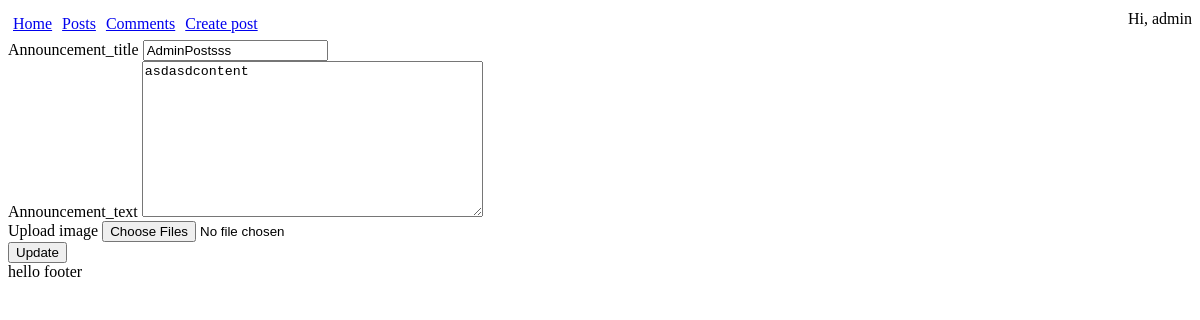
/announce/7/edit (signed in), run on the app's committed database.
### users/models.py (models this page shows)
class MyUser(AbstractUser):
    user_status = models.BooleanField(default = False)

### app/models.py (models this page shows, shortened)
class Announcement(models.Model):
    Announcement_author = models.ForeignKey(MyUser, on_delete=models.CASCADE)
    Creation_date = models.DateTimeField(auto_now_add=True)
    Announcement_title = models.CharField(max_length=255)
    Announcement_text = models.TextField(default='content')
    CHOICES = (
        ('Tank', 'Танки'),
        ('Heal', 'Хилы'),
        ('DD', 'ДД'),
        ('Sales', 'Торговецы'),
        ('GM', 'Гилдмастеры'),
        ('QG', 'Квестгиверы'),
        ('BS', 'Кузнецы'),
        ('PS', 'Кожевники'),
        ('Potions', 'Зельевары'),
        ('Magic', 'Мастера заклинаний'),
    )
    Category = models.CharField(max_length=300, choices = CHOICES)

### app/views.py (the view, shortened to what this page needs)
# urls.py: path('<int:pk>/edit', AnnounceUpdateView.as_view()),
class AnnounceUpdateView(LoginRequiredMixin, UpdateView):
    login_url = '/'
    model = Announcement
    template_name = 'announce/announce_edit.html'
    form_class = AnnouncementForm
    def get_context_data(self, **kwargs):
        context = super().get_context_data(**kwargs)
        context['Announcement_files'] = Files.objects.filter(Announcement = self.object)
        return context

### app/forms.py
class AnnouncementForm(ModelForm):
    class Meta:
        model = Announcement
        fields = ['Announcement_title', 'Announcement_text']

### app/templates/announce/announce_edit.html (shortened to what this page needs)
{% extends 'base.html' %}
{% load static %}
{% block content %}
<form method="post" enctype="multipart/form-data">{% csrf_token %}
    {% for formField in form%}
        {% if formField.name != "Announcement_author" %}
            <div>
            {{ formField.name }} {{formField}}
            </div>
        {% endif %}
    {% endfor %}
    <label>Upload image</label>
    <input name = "files" type="file" multiple>
    <br>
    <button>Update</button>
</form>
{% endblock %}

### app/templates/base.html (shortened to what this page needs)
<!DOCTYPE html>
{% load static %}
<html>
<head>
  <link rel="stylesheet" href="/static/css/styles.css?{% now "U" %}"/>
</head>
<body>
  <header>
      <a href="/">Home</a>
      <a href="/announce">Posts</a>
      <a href="/comments">Comments</a>
      <a href="/announce_create">Create post</a>
      <p>
        {% if user.is_authenticated %}
          Hi, {{user}}
        {% else %}
          Hi, Anonymous
        {% endif %}
      </p>
  </header>
  <main>
      {% block content %}
      {% endblock %}
  </main>
    <footer>
      hello footer
    </footer>
</body>
</html>

### app/static/css/styles.css (style rules this page uses)
header { display: flex; justify-content: space-between; height: 30px; margin-top: 10px; }
header a { padding: 5px; }
header p { margin-top: auto; margin-left:auto; }

### data on the page
MyUser: username "admin"
Announcement: form "AdminPostsss" "asdasdcontent"
